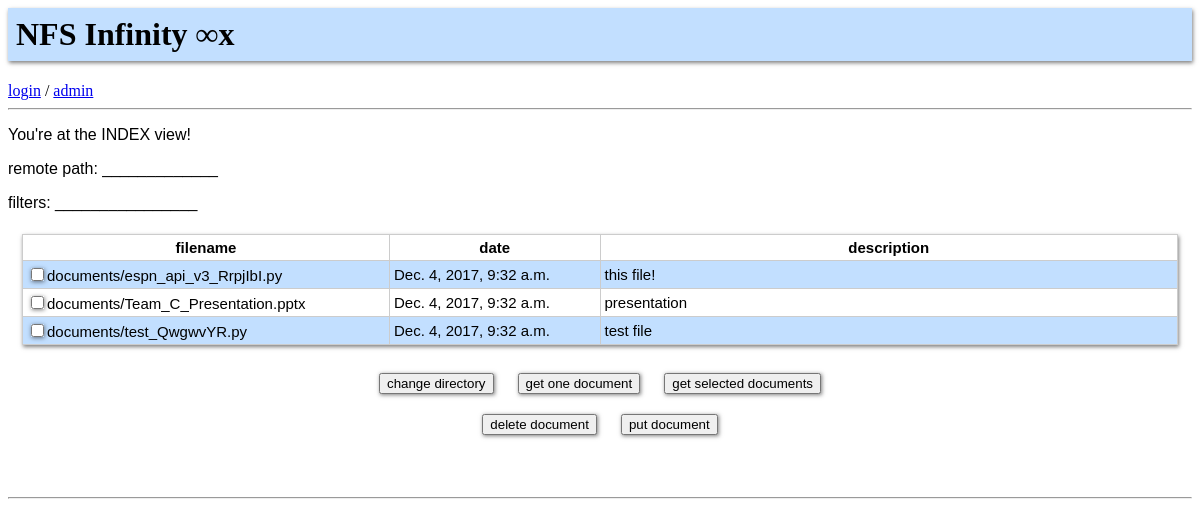
The app's page /nfs/index/ with its own data.
### nfs/models.py (models this page shows)
class Document(models.Model):
    description = models.CharField(max_length=255, blank=True)
    document = models.FileField(upload_to='documents/')
    uploaded_at = models.DateTimeField(auto_now_add=True)

### nfs/views.py (the view, shortened to what this page needs)
def index(request):
	document_list = Document.objects.all()
	context = {'document_list': document_list}
	return render(request, 'nfs/index.html', context)

### nfs/templates/nfs/index.html (shortened to what this page needs)
{% extends 'nfs/base.html' %}
{% block content %}
<p>You're at the INDEX view!</p>
<p>remote path: _____________</p>
<p>filters: ________________ </p>
<fieldset style="border: 0px;">
<form method="post">
<table style="box-shadow: 1px 2px 4px rgba(0, 0, 0, .5);">
	<tr>
		<th>filename</th><th>date</th><th>description</th>
	</tr>
	{% for doc in document_list %}
	<tr>
		<td><input type="checkbox" id="checkfile{{doc.id}}" name="document" value="{{ doc.id }}"><label for="checkfile{{doc.id}}">{{ doc.document }}</label></td>
		<td>{{ doc.uploaded_at }}</td>
		<td style="width: 50%">{{ doc.description }}</td>
	</tr>
	{% endfor %}
</table>
<br>
<div style="text-align: center">
<input type="submit" value="change directory" name="chdir" style="margin: 10px" />
<input type="submit" value="get one document" name="getone" style="margin: 10px" />
<input type="submit" value="get selected documents" name="getall" style="margin: 10px" />
<br><input type="submit" value="delete document" name="delete" style="margin: 10px" />
</form>
<form action="{% url 'nfs:upload' %}" style="display: inline">
	<input type="submit" value="put document" style="margin: 10px" />
</form>
</fieldset>
{% endblock %}

### nfs/templates/nfs/base.html (shortened to what this page needs)
<html>
	<head>
		<h1 style="background-color: #C2DFFF; padding: 8px; box-shadow: 1px 2px 4px rgba(0, 0, 0, .5);">NFS Infinity &#8734x</h1>
		{% if user.is_authenticated %} Welcome, {{ user.first_name }} ({{ user.username }}) <a href="{% url 'nfs:logout' %}">logout</a>
		{% else %} <a href="{% url 'nfs:login' %}">login</a> / <a href="/admin">admin</a> {% endif %}
		<br><hr>
	</head>
	<body>
		{% block content %}{% endblock %}
	</body>
	<br><hr>
</html>

### nfs/templates/nfs/index.html (style rules this page uses)
table { font-family: arial, sans-serif; font-size: 15px; border-collapse: collapse; width: 100%; }
td, th { border: 1px solid #cccccc; text-align: left; padding: 4px; }
th { text-align: center }
tr:nth-child(even) { background-color: #C2DFFF; }
p { font-family: arial, sans-serif; }
input { box-shadow: 0.5px 1px 4px rgba(0, 0, 0, .5); }

### records on screen
Document: document "documents/espn_api_v3_RrpjIbI.py", uploaded_at "Dec. 4, 2017, 9:32 a.m.", description "this file!"
Document: document "documents/Team_C_Presentation.pptx", uploaded_at "Dec. 4, 2017, 9:32 a.m.", description "presentation"
Document: document "documents/test_QwgwvYR.py", uploaded_at "Dec. 4, 2017, 9:32 a.m.", description "test file"
